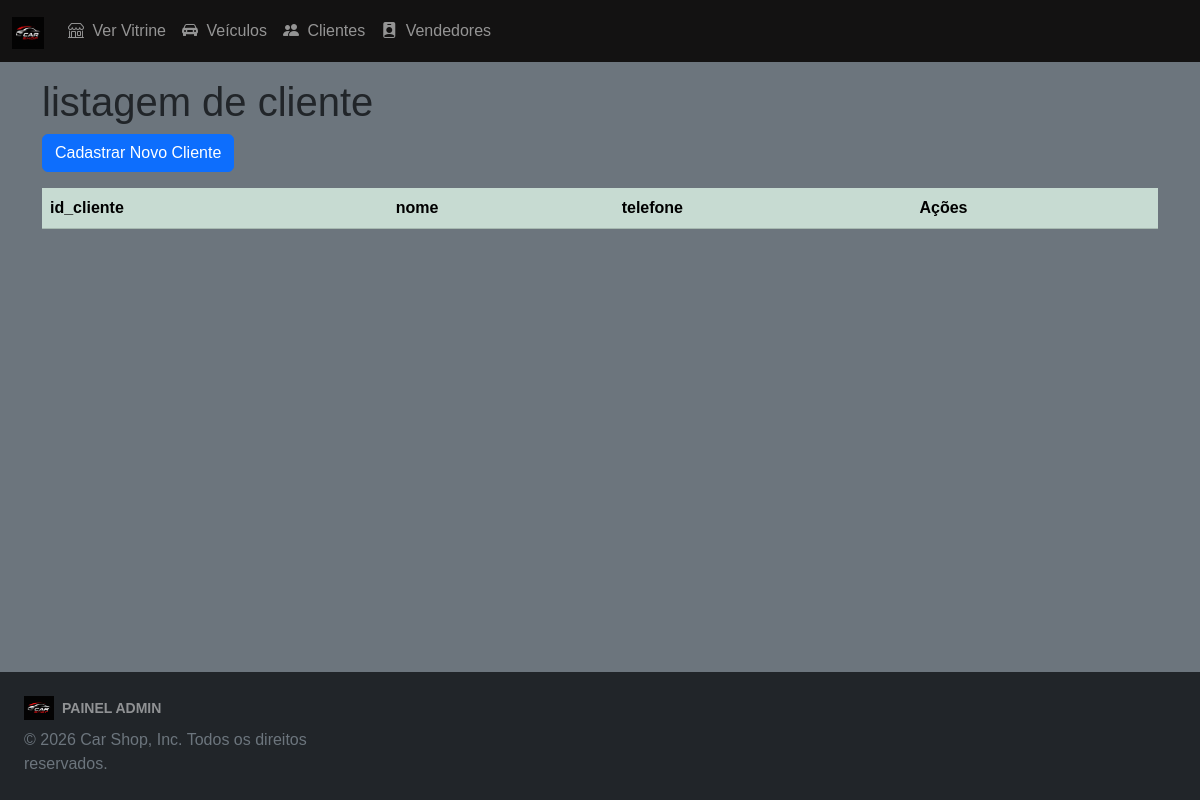
Page /cliente-listagem.php on the earlier database version.
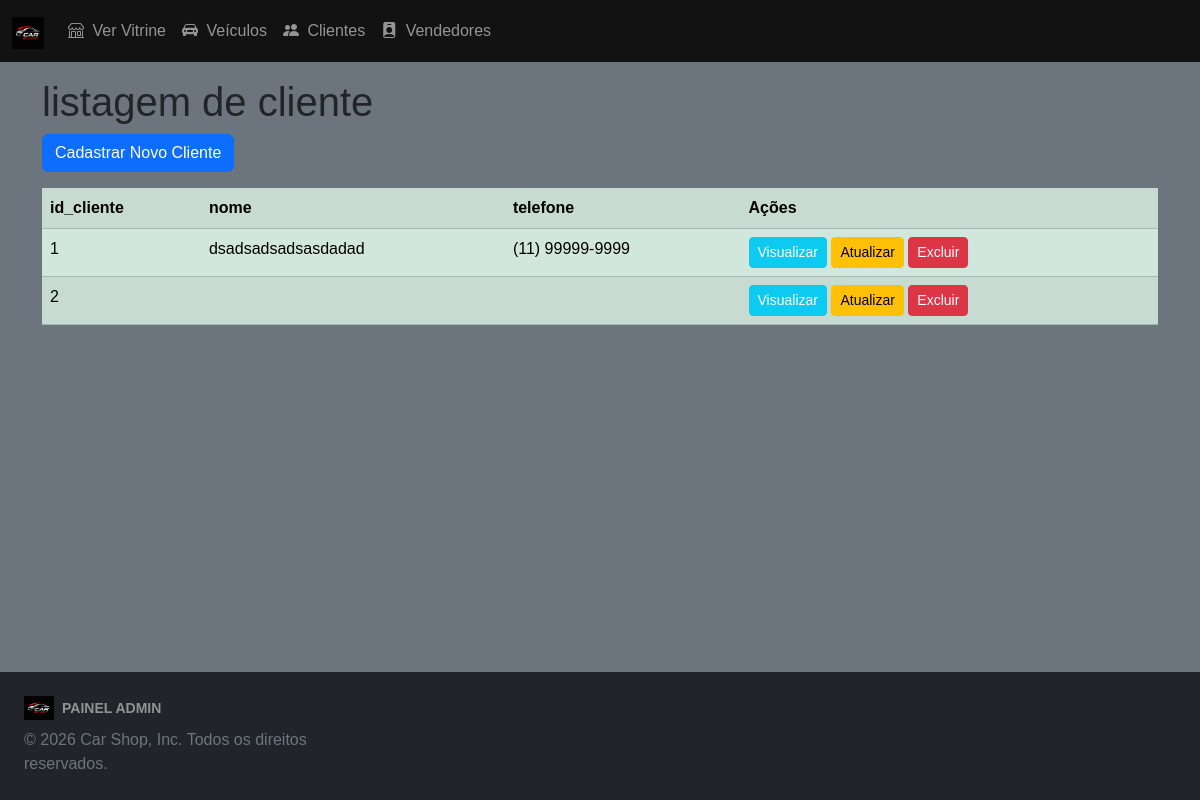
Same page on the later database version.
### tables this page shows
CREATE TABLE `tb_cliente` (
  `id_cliente` int(11) NOT NULL AUTO_INCREMENT,
  `nome` varchar(120) NOT NULL,
  `cpf` varchar(14) NOT NULL,
  `email` varchar(100) NOT NULL,
  `telefone` varchar(20) NOT NULL,
  `senha` varchar(225) NOT NULL,
  PRIMARY KEY (`id_cliente`)
);

### cliente-listagem.php (the view, shortened to what this page needs)
<?php
include "include/inc-cabecalho.php";
include "include/inc-menu-administrador.php";
?>
<body class="d-flex flex-column min-vh-100 bg-secondary">
    <main class="container pt-3 mb-2">
        <h1>listagem de cliente</h1>
        <div class="row">
         <div class="col">
            <a href="cliente-cadastrar.php" class="btn btn-primary mb-3">Cadastrar Novo Cliente</a>
         </div>
        </div>
        <div class="row">
        <div class="col">
        <table class="table table-success table-striped">
            <tr>
            <th>id_cliente</th>
            <th>nome</th>
            <th>telefone</th>
            <th scope="col">Ações</th>
            </tr>
            <?php
            include "inc-conexao.php";
            $sql = "select * from tb_cliente order by id_cliente, nome, cpf, email, telefone, senha";
            $resultado = mysqli_query($conexao, $sql);
            while($linha_resultado = mysqli_fetch_assoc($resultado)){
                echo "<tr>";
                echo "<td> {$linha_resultado['id_cliente']} </td>";
                echo "<td> {$linha_resultado['nome']} </td>";
                echo "<td> {$linha_resultado['telefone']} </td>";
                echo "<td>";
                echo " <a href='cliente-visualizar.php?id_cliente={$linha_resultado['id_cliente']}' class='btn btn-sm btn-info text-white'>Visualizar</a> ";
                echo " <a href='cliente-atualizar.php?id_cliente={$linha_resultado['id_cliente']}' class='btn btn-sm btn-warning'>Atualizar</a> ";
                echo " <a href='cliente-excluir.php?id_cliente={$linha_resultado['id_cliente']}' class='btn btn-sm btn-danger'>Excluir</a> ";
                echo "</td>";
                echo "</tr>";
            }
            ?>
                </table>
            </div>
        </div>
    </main>
    <?php include "include/inc-footer-administrador.php"?>
</body>

Differences in the rows shown:
added tb_cliente: id_cliente "1", nome "dsadsadsadsasdadad", telefone "(11) 99999-9999"
added tb_cliente: id_cliente "2"
